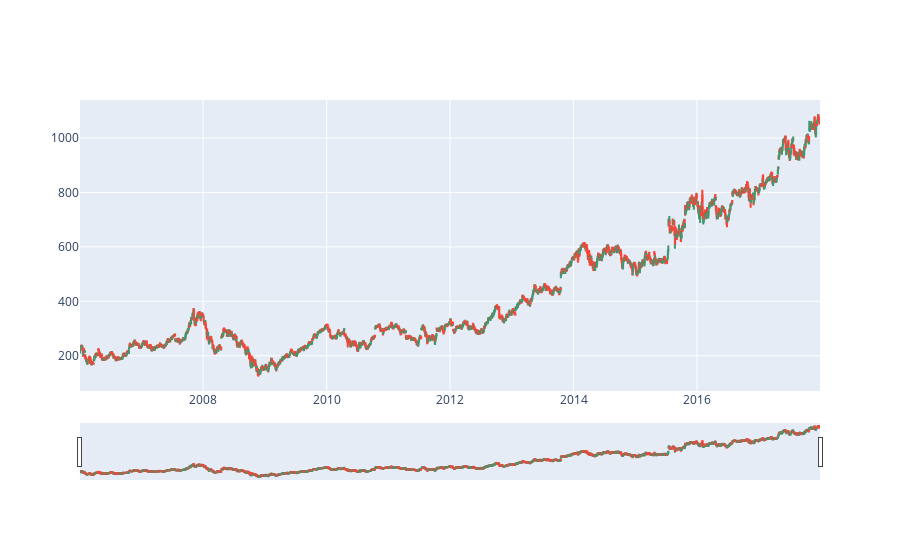

Notebook cell for this chart:
### Code cell
# Candlestick chart of 2006-2018
trace = go.Candlestick(x=google.index,
                open=google.Open,
                high=google.High,
                low=google.Low,
                close=google.Close)
data = [trace]
iplot(data, filename='simple_candlestick')

### Figure 1 — Plotly figure (JSON) as saved in the notebook; plotly's stock layout.template omitted (floating-point values rounded to 4 significant figures; data arrays with more than 128 entries replaced by an {"elided": "..."} marker saying what was removed)
{"data": [{"close": {"elided": "3019 float values"}, "high": {"elided": "3019 float values"}, "low": {"elided": "3019 float values"}, "open": {"elided": "3019 float values"}, "type": "candlestick", "x": {"elided": "3019 str values"}}], "layout": {}}
